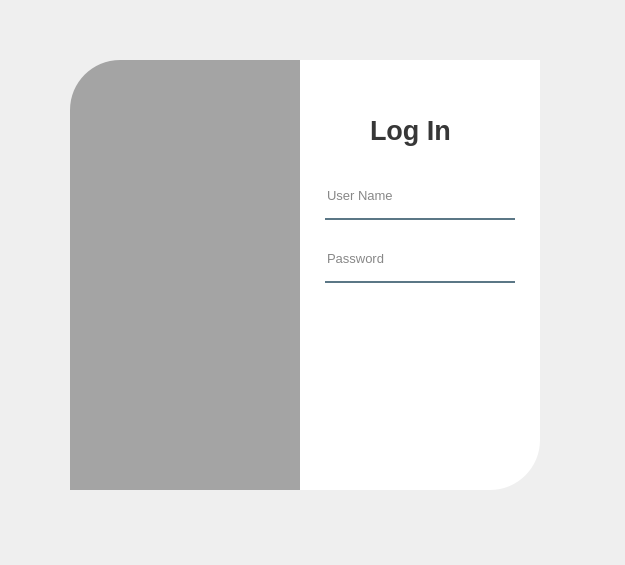
<?xml version="1.0" encoding="UTF-8"?>
<ui version="4.0">
 <class>Form</class>
 <widget class="QWidget" name="Form">
  <property name="geometry">
   <rect>
    <x>0</x>
    <y>0</y>
    <width>625</width>
    <height>565</height>
   </rect>
  </property>
  <property name="windowTitle">
   <string>Form</string>
  </property>
  <widget class="QWidget" name="widget" native="true">
   <property name="geometry">
    <rect>
     <x>30</x>
     <y>30</y>
     <width>550</width>
     <height>500</height>
    </rect>
   </property>
   <property name="styleSheet">
    <string notr="true">QPushButton#pushButton {
    background-color: qlineargradient(spread:pad, x1:0, y1:0.505682, x2:1, y2:0.477, 
        stop:0 rgba(11, 131, 120, 219), 
        stop:1 rgba(85, 98, 112, 226));
    color: rgba(255, 255, 255, 210);
    border-radius: 5px;
}

QPushButton#pushButton:hover {
    background-color: qlineargradient(spread:pad, x1:0, y1:0.505682, x2:1, y2:0.477, 
        stop:0 rgba(150, 123, 111, 219), 
        stop:1 rgba(85, 81, 84, 226));
}

QPushButton#pushButton:pressed {
    padding-left: 5px;
    padding-top: 5px;
    background-color: rgba(150, 123, 111, 255);
}
</string>
   </property>
   <widget class="QLabel" name="label">
    <property name="geometry">
     <rect>
      <x>40</x>
      <y>30</y>
      <width>280</width>
      <height>430</height>
     </rect>
    </property>
    <property name="styleSheet">
     <string notr="true">border-image: url(:/images/C:/Users/ASUS/Downloads/perpustakaan.jpeg);
border-top-left-radius: 50px;</string>
    </property>
    <property name="text">
     <string/>
    </property>
   </widget>
   <widget class="QLabel" name="label_2">
    <property name="geometry">
     <rect>
      <x>40</x>
      <y>30</y>
      <width>280</width>
      <height>430</height>
     </rect>
    </property>
    <property name="styleSheet">
     <string notr="true">background-color:rgba(0,0,0,80);
border-top-left-radius: 50px;</string>
    </property>
    <property name="text">
     <string/>
    </property>
   </widget>
   <widget class="QLabel" name="label_3">
    <property name="geometry">
     <rect>
      <x>270</x>
      <y>30</y>
      <width>240</width>
      <height>430</height>
     </rect>
    </property>
    <property name="styleSheet">
     <string notr="true">background-color:rgba(255, 255, 255, 255);
border-bottom-right-radius: 50px;</string>
    </property>
    <property name="text">
     <string/>
    </property>
   </widget>
   <widget class="QLabel" name="label_4">
    <property name="geometry">
     <rect>
      <x>340</x>
      <y>80</y>
      <width>111</width>
      <height>41</height>
     </rect>
    </property>
    <property name="font">
     <font>
      <pointsize>20</pointsize>
      <weight>75</weight>
      <bold>true</bold>
     </font>
    </property>
    <property name="styleSheet">
     <string notr="true">color:rgba(0, 0, 0, 200);
</string>
    </property>
    <property name="text">
     <string>Log In</string>
    </property>
   </widget>
   <widget class="QLineEdit" name="lineEdit">
    <property name="geometry">
     <rect>
      <x>295</x>
      <y>150</y>
      <width>190</width>
      <height>40</height>
     </rect>
    </property>
    <property name="font">
     <font>
      <pointsize>10</pointsize>
     </font>
    </property>
    <property name="styleSheet">
     <string notr="true">background-color: rgba(0, 0, 0, 0);
border: none;
border-bottom: 2px solid rgba(46, 82, 101, 200);
color: rgba(0, 0, 0, 240);
padding-bottom: 7px;
</string>
    </property>
    <property name="placeholderText">
     <string>User Name</string>
    </property>
   </widget>
   <widget class="QLineEdit" name="lineEdit_2">
    <property name="geometry">
     <rect>
      <x>295</x>
      <y>213</y>
      <width>190</width>
      <height>40</height>
     </rect>
    </property>
    <property name="font">
     <font>
      <pointsize>10</pointsize>
     </font>
    </property>
    <property name="styleSheet">
     <string notr="true">background-color: rgba(0, 0, 0, 0);
border: none;
border-bottom: 2px solid rgba(46, 82, 101, 200);
color: rgba(0, 0, 0, 240);
padding-bottom: 7px;
</string>
    </property>
    <property name="echoMode">
     <enum>QLineEdit::Password</enum>
    </property>
    <property name="placeholderText">
     <string>Password</string>
    </property>
   </widget>
   <widget class="QPushButton" name="pushButton">
    <property name="geometry">
     <rect>
      <x>295</x>
      <y>295</y>
      <width>190</width>
      <height>40</height>
     </rect>
    </property>
    <property name="font">
     <font>
      <pointsize>11</pointsize>
      <weight>75</weight>
      <bold>true</bold>
     </font>
    </property>
    <property name="text">
     <string>L o g   I n</string>
    </property>
   </widget>
  </widget>
 </widget>
 <resources>
  <include location="res.qrc"/>
 </resources>
 <connections/>
</ui>
